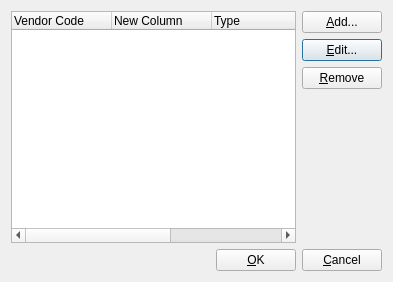
<?xml version="1.0" encoding="UTF-8"?>
<ui version="4.0">
 <class>DrawingsDialog</class>
 <widget class="QDialog" name="DrawingsDialog">
  <property name="geometry">
   <rect>
    <x>0</x>
    <y>0</y>
    <width>393</width>
    <height>282</height>
   </rect>
  </property>
  <property name="windowTitle">
   <string>Add/Change Drawings</string>
  </property>
  <layout class="QGridLayout">
   <item row="1" column="2">
    <widget class="QPushButton" name="editButton_">
     <property name="text">
      <string>&amp;Edit...</string>
     </property>
     <property name="shortcut">
      <string>Alt+E</string>
     </property>
    </widget>
   </item>
   <item row="5" column="2">
    <widget class="QPushButton" name="cancelButton_">
     <property name="text">
      <string>&amp;Cancel</string>
     </property>
     <property name="shortcut">
      <string>Alt+C</string>
     </property>
     <property name="autoDefault">
      <bool>false</bool>
     </property>
    </widget>
   </item>
   <item row="2" column="2">
    <widget class="QPushButton" name="removeButton_">
     <property name="text">
      <string>&amp;Remove</string>
     </property>
     <property name="shortcut">
      <string>Alt+R</string>
     </property>
    </widget>
   </item>
   <item row="0" column="2">
    <widget class="QPushButton" name="addButton_">
     <property name="text">
      <string>&amp;Add...</string>
     </property>
     <property name="shortcut">
      <string>Alt+A</string>
     </property>
    </widget>
   </item>
   <item row="5" column="0">
    <spacer name="Horizontal Spacing2">
     <property name="orientation">
      <enum>Qt::Horizontal</enum>
     </property>
     <property name="sizeType">
      <enum>QSizePolicy::Expanding</enum>
     </property>
     <property name="sizeHint" stdset="0">
      <size>
       <width>16</width>
       <height>20</height>
      </size>
     </property>
    </spacer>
   </item>
   <item row="5" column="1">
    <widget class="QPushButton" name="okButton_">
     <property name="text">
      <string>&amp;OK</string>
     </property>
     <property name="shortcut">
      <string>Alt+O</string>
     </property>
     <property name="autoDefault">
      <bool>false</bool>
     </property>
    </widget>
   </item>
   <item row="3" column="2">
    <spacer name="spacer2">
     <property name="orientation">
      <enum>Qt::Vertical</enum>
     </property>
     <property name="sizeType">
      <enum>QSizePolicy::Expanding</enum>
     </property>
     <property name="sizeHint" stdset="0">
      <size>
       <width>20</width>
       <height>41</height>
      </size>
     </property>
    </spacer>
   </item>
   <item row="0" column="0" rowspan="5" colspan="2">
    <widget class="QTreeWidget" name="listView_">
     <property name="styleSheet">
      <string notr="true">QTreeWidget::branch{image:none;}</string>
     </property>
     <property name="rootIsDecorated">
      <bool>false</bool>
     </property>
     <column>
      <property name="text">
       <string>Vendor Code</string>
      </property>
     </column>
     <column>
      <property name="text">
       <string>New Column</string>
      </property>
     </column>
     <column>
      <property name="text">
       <string>Type</string>
      </property>
     </column>
     <column>
      <property name="text">
       <string>Rev</string>
      </property>
     </column>
     <column>
      <property name="text">
       <string>Comment</string>
      </property>
     </column>
    </widget>
   </item>
  </layout>
 </widget>
 <layoutdefault spacing="6" margin="11"/>
 <pixmapfunction>qPixmapFromMimeSource</pixmapfunction>
 <tabstops>
  <tabstop>addButton_</tabstop>
  <tabstop>editButton_</tabstop>
  <tabstop>removeButton_</tabstop>
  <tabstop>okButton_</tabstop>
  <tabstop>cancelButton_</tabstop>
 </tabstops>
 <resources/>
 <connections>
  <connection>
   <sender>cancelButton_</sender>
   <signal>clicked()</signal>
   <receiver>DrawingsDialog</receiver>
   <slot>reject()</slot>
   <hints>
    <hint type="sourcelabel">
     <x>20</x>
     <y>20</y>
    </hint>
    <hint type="destinationlabel">
     <x>20</x>
     <y>20</y>
    </hint>
   </hints>
  </connection>
  <connection>
   <sender>okButton_</sender>
   <signal>clicked()</signal>
   <receiver>DrawingsDialog</receiver>
   <slot>accept()</slot>
   <hints>
    <hint type="sourcelabel">
     <x>20</x>
     <y>20</y>
    </hint>
    <hint type="destinationlabel">
     <x>20</x>
     <y>20</y>
    </hint>
   </hints>
  </connection>
  <connection>
   <sender>addButton_</sender>
   <signal>clicked()</signal>
   <receiver>DrawingsDialog</receiver>
   <slot>add()</slot>
   <hints>
    <hint type="sourcelabel">
     <x>20</x>
     <y>20</y>
    </hint>
    <hint type="destinationlabel">
     <x>20</x>
     <y>20</y>
    </hint>
   </hints>
  </connection>
  <connection>
   <sender>editButton_</sender>
   <signal>clicked()</signal>
   <receiver>DrawingsDialog</receiver>
   <slot>edit()</slot>
   <hints>
    <hint type="sourcelabel">
     <x>20</x>
     <y>20</y>
    </hint>
    <hint type="destinationlabel">
     <x>20</x>
     <y>20</y>
    </hint>
   </hints>
  </connection>
  <connection>
   <sender>removeButton_</sender>
   <signal>clicked()</signal>
   <receiver>DrawingsDialog</receiver>
   <slot>remove()</slot>
   <hints>
    <hint type="sourcelabel">
     <x>20</x>
     <y>20</y>
    </hint>
    <hint type="destinationlabel">
     <x>20</x>
     <y>20</y>
    </hint>
   </hints>
  </connection>
  <connection>
   <sender>listView_</sender>
   <signal>currentItemChanged(QTreeWidgetItem*,QTreeWidgetItem*)</signal>
   <receiver>DrawingsDialog</receiver>
   <slot>selectionChanged()</slot>
   <hints>
    <hint type="sourcelabel">
     <x>154</x>
     <y>126</y>
    </hint>
    <hint type="destinationlabel">
     <x>196</x>
     <y>140</y>
    </hint>
   </hints>
  </connection>
 </connections>
</ui>
